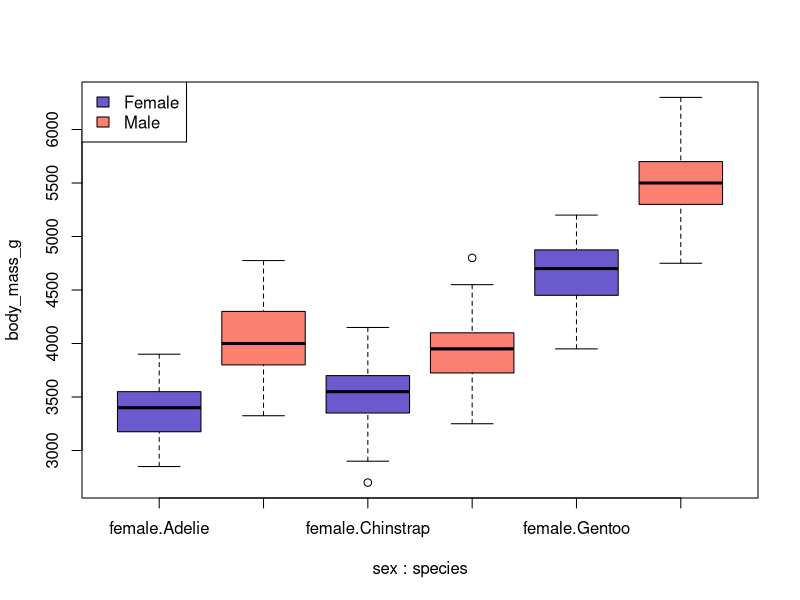

The R script that drew this image: (Note: this script raises an error after producing the figure.)
## ---- chunk 1
warning("test!")
options(digits = 2)
set.seed(69420) #nice!

packages <- list("here","palmerpenguins","data.table","tidyverse","dplyr")
#lapply(packages,FUN=install.packages) ## Knitting install.pacakges really doesnt work well.
library("here")
lapply(packages, character.only=T,FUN=library)

## ---- chunk 2
#| echo: fenced
print("this is fenced")
## ---- chunk 3
print("this is NOT fenced")
## ---- chunk 4
#install.packages()
penguindata<-data(package = 'palmerpenguins')
data(package = 'palmerpenguins')
head(palmerpenguins::penguins, rows=6)
## ---- chunk 5
M1 <- matrix(1:16, nrow = 4, ncol = 4)
as_tibble(M1)
## ---- chunk 6
library(tidyverse)
library(dplyr)
M1%>%rowSums()
## ---- chunk 7
M2 <- M1 
diag(M2) <- 0

as_tibble(M2)
## ---- chunk 8
M3 <- M1
M3[M3<4]<- -1

as_tibble(M3)
## ---- chunk 9
A1<-array(data=c(M1,
                 M2,
                 M3)
          ,dim=c(4,
                 4,
                 3))
A1
## ---- chunk 10
head(palmerpenguins::penguins)
## ---- chunk 11
massfit <- lm(body_mass_g ~ sex * species, data = penguins)
summary(massfit)

by(penguins$body_mass_g, list(penguins$sex, penguins$species), summary)

boxplot(body_mass_g ~ sex * species, data = penguins, 
        col = rep(c("slateblue", "salmon"), 3))
legend("topleft", fill = c("slateblue", "salmon"), 
       legend = c("Female", "Male"))

## ---- chunk 12
str(massfit)
saveRDS(massfit,file=here("output/models/lm_massfit.rds"))

## ---- chunk 13
library(ggplot2)
box.plot.penguins<-penguins%>%ggplot(aes(x=species, y=body_mass_g, fill=sex))+
  geom_boxplot()

point.plot.penguins<-penguins%>%ggplot(aes(x=species, y=body_mass_g, colour=sex))+
  geom_point()

violin.plot.penguins<-penguins%>%ggplot(aes(x=species, y=body_mass_g, fill=sex)) + 
  geom_violin() +
  geom_jitter(shape=16, position=position_jitter(0.1), aes(color=sex))

library(here)


ggsave(
  filename=paste(
    "box.plot.penguins",
    ".jpg"
  ),
  path=paste0(here(),
    "/output/graphs"),
  plot=box.plot.penguins,
  device="jpeg"
)

ggsave(
  filename=paste(
    "point.plot.penguins",
    ".jpg"
  ),
  path=paste0(here(),
    "/output/graphs"),
  plot=point.plot.penguins,
  device="jpeg"
)

ggsave(
  filename=paste(
    "violin.plot.penguins",
    ".jpg"
  ),
  path=paste0(here(),
    "/output/graphs"),
  plot=violin.plot.penguins,
  device="jpeg"
)

point.plot.penguins
box.plot.penguins
violin.plot.penguins


